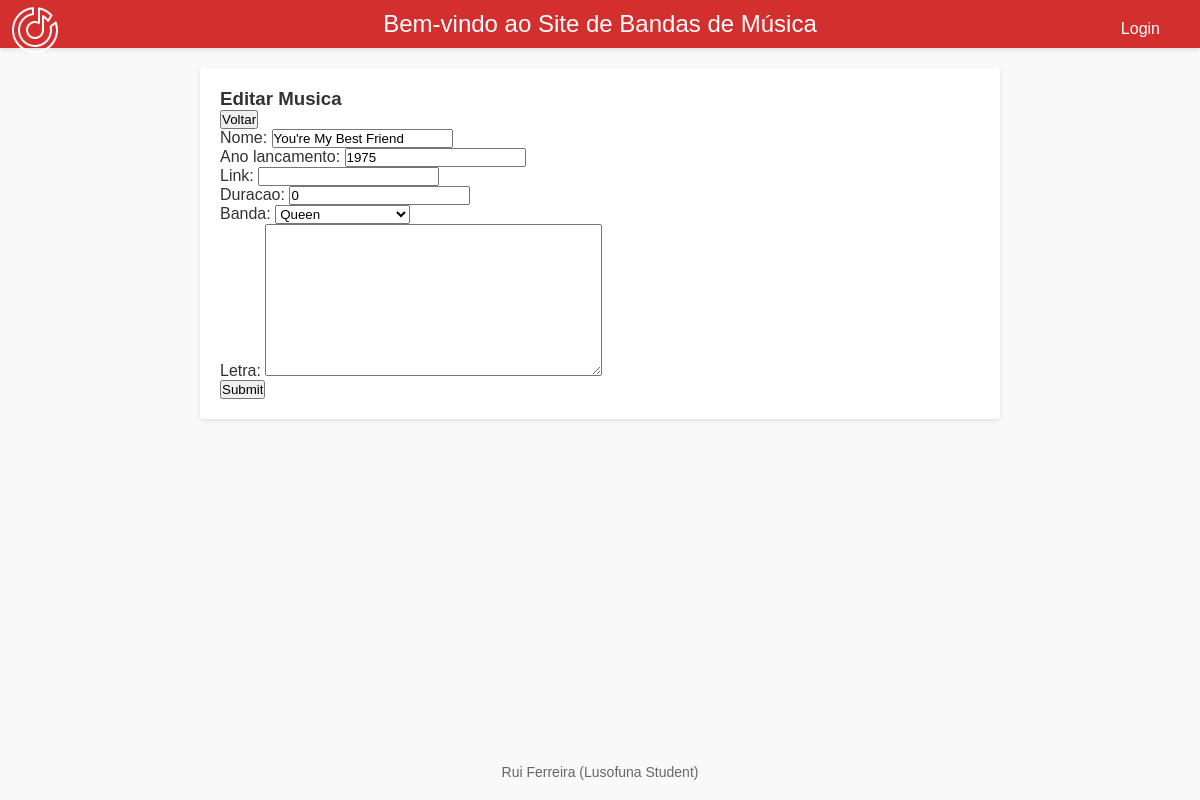
Page /bandas/musicaInfo/225/edita on the committed database.
### bandas/models.py (models this page shows, shortened)
class Musica(models.Model):
    nome = models.CharField(max_length=200)
    ano_lancamento = models.IntegerField()
    link = models.URLField(max_length=200)
    duracao = models.IntegerField(null=True)
    banda = models.ForeignKey(Banda, on_delete=models.CASCADE, related_name='musicas', null = True)
    letra = models.TextField(null = True)

class Banda(models.Model):
    nome = models.CharField(max_length=200)
    nacionalidade = models.CharField(max_length=200, null = True)
    anoCriacao = models.IntegerField()
    foto = models.ImageField(null = True)
    def __str__(self):
        return self.nome

### bandas/views.py (the view)
# urls.py: path('musicaInfo/<int:musica_id>/edita', views.edita_musica_view,name="edita_musica"),
def edita_musica_view(request, musica_id):
    musica = Musica.objects.get(id=musica_id)
    if request.POST:
        form = MusicaForm(request.POST or None, request.FILES, instance=musica)
        if form.is_valid():
            form.save()
            return redirect('bandas:musicaInfo')
    else:
        form = MusicaForm(instance=musica)  # cria formulário com dados da instância autor
    context = {'form': form, 'musica':musica}
    return render(request, 'bandas/edita_musica.html', context)

### bandas/forms.py
class MusicaForm(forms.ModelForm):
  class Meta:
    model = Musica        # classe para a qual é o formulário
    fields = '__all__'   # inclui no form todos os campos da classe Autor.

### bandas/templates/bandas/edita_musica.html (shortened to what this page needs)
{% extends 'bandas/layout.html' %}
{% block content %}
    <h3>Editar Musica</h3>
    <button class="back-button" onclick="history.go(-1)">Voltar</button>
    <form action="{% url 'bandas:edita_musica' musica.id %}" method="post" enctype='multipart/form-data'>
      {{ form.as_p }}
      <input type="submit">
    </form>
{% endblock %}

### static/app/bandas/style.css (style rules this page uses)
* { margin: 0; padding: 0; box-sizing: border-box; }
body { font-family: Arial, sans-serif; background-color: #f8f8f8; color: #333; }

### bandas/templates/bandas/layout.html (style rules this page uses)
body { font-family: Arial, sans-serif; margin: 0; padding: 0; background-color: #f9f9f9; color: #333; }

### rows in the picture
Musica: nome "You're My Best Friend", ano_lancamento "1975", duracao "0", banda "Queen"
